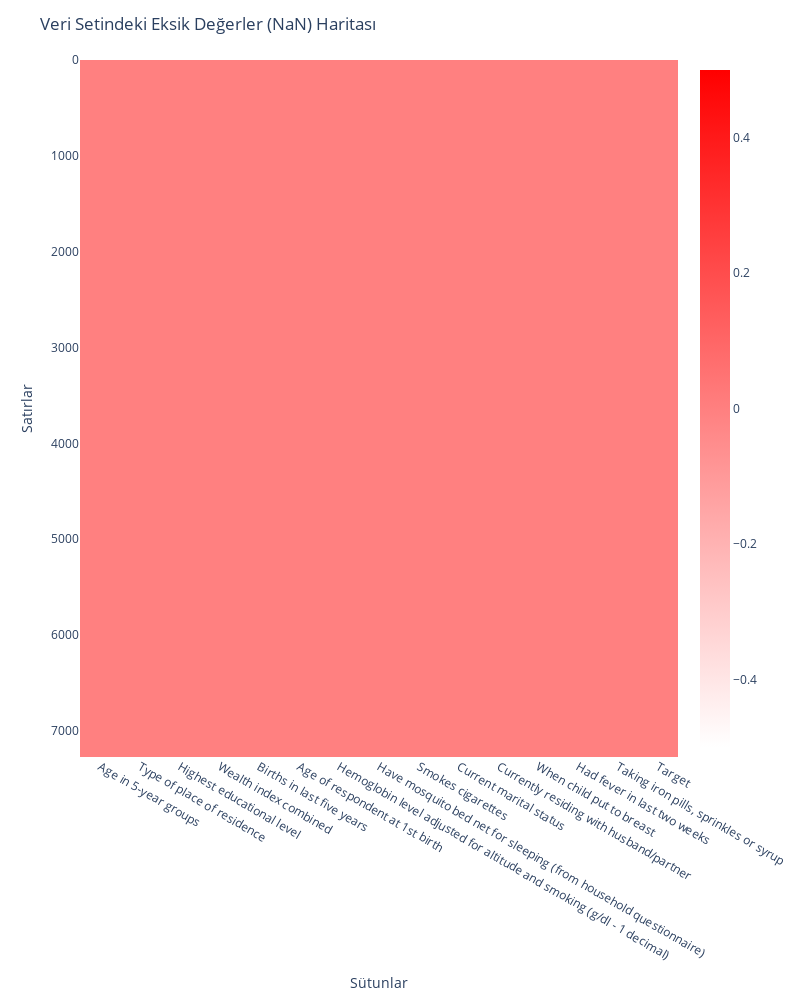

Source (notebook cell):
### Code cell
import pandas as pd
import plotly.express as px

# Varsayımsal olarak df veri çerçevenizin mevcut olduğunu kabul edelim.
# df = pd.read_csv("dosyaniz.csv")

# NaN olan hücreleri True olarak işaretle
nan_mask = df.isnull()

# True/False değerlerini 0/1'e dönüştür
nan_mask_int = nan_mask.astype(int)

# Veri seti çok uzun ise, height değerini arttırarak grafiği dikey olarak uzatabilirsiniz.
# Örneğin, height=1500 piksel gibi:
fig = px.imshow(
    nan_mask_int,
    color_continuous_scale=["white", "red"],  # 0 için beyaz, 1 için kırmızı
    aspect="auto",
    height=1000,  # Grafiğin dikey boyutunu arttırıyoruz
    width=800     # Genişliği ayarlayabilirsiniz, verinize göre değiştirin
)

fig.update_layout(
    title="Veri Setindeki Eksik Değerler (NaN) Haritası",
    xaxis_title="Sütunlar",
    yaxis_title="Satırlar"
)

fig.show()

### Figure 1 — Plotly figure (JSON) as saved in the notebook; plotly's stock layout.template omitted (floating-point values rounded to 4 significant figures; data arrays with more than 128 entries replaced by an {"elided": "..."} marker saying what was removed)
{"data": [{"coloraxis": "coloraxis", "hovertemplate": "x: %{x}<br>y: %{y}<br>color: %{z}<extra></extra>", "name": "0", "type": "heatmap", "x": ["Age in 5-year groups", "Type of place of residence", "Highest educational level", "Wealth index combined", "Births in last five years", "Age of respondent at 1st birth", "Hemoglobin level adjusted for altitude and smoking (g/dl - 1 decimal)", "Have mosquito bed net for sleeping (from household questionnaire)", "Smokes cigarettes", "Current marital status", "Currently residing with husband/partner", "When child put to breast", "Had fever in last two weeks", "Taking iron pills, sprinkles or syrup", "Target"], "xaxis": "x", "y": {"elided": "7273 int values"}, "yaxis": "y", "z": {"elided": "7273x15 int values"}}], "layout": {"coloraxis": {"colorscale": [[0, "white"], [1, "red"]]}, "height": 1000, "margin": {"t": 60}, "title": {"text": "Veri Setindeki Eksik Değerler (NaN) Haritası"}, "width": 800, "xaxis": {"anchor": "y", "autorange": true, "domain": [0, 1], "range": [-0.5, 14.5], "title": {"text": "Sütunlar"}, "type": "category"}, "yaxis": {"anchor": "x", "autorange": true, "domain": [0, 1], "range": [7272.0, -0.5], "title": {"text": "Satırlar"}, "type": "linear"}}}
